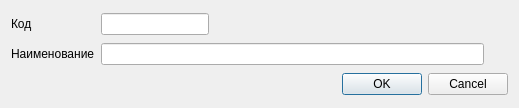
<?xml version="1.0" encoding="UTF-8"?>
<ui version="4.0">
 <class>Dialog</class>
 <widget class="QDialog" name="Dialog">
  <property name="geometry">
   <rect>
    <x>0</x>
    <y>0</y>
    <width>519</width>
    <height>108</height>
   </rect>
  </property>
  <property name="windowTitle">
   <string>Типы визитов</string>
  </property>
  <layout class="QGridLayout" name="gridLayout">
   <item row="1" column="0">
    <widget class="QLabel" name="label">
     <property name="text">
      <string>Код</string>
     </property>
    </widget>
   </item>
   <item row="4" column="0" colspan="6">
    <widget class="QDialogButtonBox" name="buttonBox">
     <property name="orientation">
      <enum>Qt::Horizontal</enum>
     </property>
     <property name="standardButtons">
      <set>QDialogButtonBox::Cancel|QDialogButtonBox::Ok</set>
     </property>
    </widget>
   </item>
   <item row="2" column="1">
    <widget class="QLineEdit" name="edtName"/>
   </item>
   <item row="2" column="0">
    <widget class="QLabel" name="label_2">
     <property name="text">
      <string>Наименование</string>
     </property>
    </widget>
   </item>
   <item row="1" column="1">
    <layout class="QHBoxLayout" name="horizontalLayout">
     <property name="rightMargin">
      <number>0</number>
     </property>
     <item>
      <widget class="QLineEdit" name="edtCode">
       <property name="sizePolicy">
        <sizepolicy hsizetype="Fixed" vsizetype="Fixed">
         <horstretch>0</horstretch>
         <verstretch>0</verstretch>
        </sizepolicy>
       </property>
       <property name="minimumSize">
        <size>
         <width>100</width>
         <height>0</height>
        </size>
       </property>
      </widget>
     </item>
     <item>
      <spacer name="horizontalSpacer">
       <property name="orientation">
        <enum>Qt::Horizontal</enum>
       </property>
       <property name="sizeHint" stdset="0">
        <size>
         <width>40</width>
         <height>20</height>
        </size>
       </property>
      </spacer>
     </item>
    </layout>
   </item>
  </layout>
 </widget>
 <tabstops>
  <tabstop>edtCode</tabstop>
  <tabstop>edtName</tabstop>
  <tabstop>buttonBox</tabstop>
 </tabstops>
 <resources/>
 <connections>
  <connection>
   <sender>buttonBox</sender>
   <signal>accepted()</signal>
   <receiver>Dialog</receiver>
   <slot>accept()</slot>
   <hints>
    <hint type="sourcelabel">
     <x>248</x>
     <y>254</y>
    </hint>
    <hint type="destinationlabel">
     <x>157</x>
     <y>274</y>
    </hint>
   </hints>
  </connection>
  <connection>
   <sender>buttonBox</sender>
   <signal>rejected()</signal>
   <receiver>Dialog</receiver>
   <slot>reject()</slot>
   <hints>
    <hint type="sourcelabel">
     <x>316</x>
     <y>260</y>
    </hint>
    <hint type="destinationlabel">
     <x>286</x>
     <y>274</y>
    </hint>
   </hints>
  </connection>
 </connections>
</ui>
